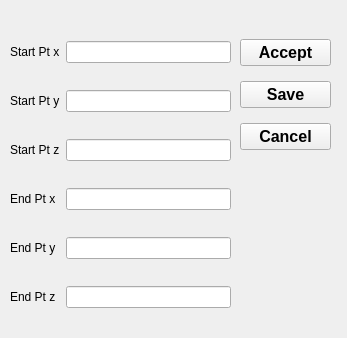
<?xml version="1.0" encoding="UTF-8"?>
<ui version="4.0">
 <class>TestProcessConfigWindow</class>
 <widget class="QWidget" name="TestProcessConfigWindow">
  <property name="geometry">
   <rect>
    <x>0</x>
    <y>0</y>
    <width>347</width>
    <height>338</height>
   </rect>
  </property>
  <property name="windowTitle">
   <string>Form</string>
  </property>
  <widget class="QWidget" name="gridLayoutWidget">
   <property name="geometry">
    <rect>
     <x>10</x>
     <y>20</y>
     <width>221</width>
     <height>311</height>
    </rect>
   </property>
   <layout class="QGridLayout" name="gridLayout">
    <item row="2" column="2">
     <widget class="QLineEdit" name="lineedit_ref_pt_y_2"/>
    </item>
    <item row="3" column="0">
     <widget class="QLabel" name="labelOverlap_4">
      <property name="text">
       <string>End Pt x</string>
      </property>
     </widget>
    </item>
    <item row="0" column="2">
     <widget class="QLineEdit" name="lineedit_ref_pt_x"/>
    </item>
    <item row="0" column="0">
     <widget class="QLabel" name="labelScanWidth_2">
      <property name="text">
       <string>Start Pt x</string>
      </property>
     </widget>
    </item>
    <item row="2" column="0">
     <widget class="QLabel" name="labelOverlap_3">
      <property name="text">
       <string>Start Pt z</string>
      </property>
     </widget>
    </item>
    <item row="4" column="0">
     <widget class="QLabel" name="labelOverlap_5">
      <property name="text">
       <string>End Pt y</string>
      </property>
     </widget>
    </item>
    <item row="1" column="2">
     <widget class="QLineEdit" name="lineedit_ref_pt_y"/>
    </item>
    <item row="1" column="0">
     <widget class="QLabel" name="labelOverlap_2">
      <property name="text">
       <string>Start Pt y</string>
      </property>
     </widget>
    </item>
    <item row="3" column="2">
     <widget class="QLineEdit" name="lineedit_ref_pt_y_3"/>
    </item>
    <item row="5" column="0">
     <widget class="QLabel" name="labelOverlap_6">
      <property name="text">
       <string>End Pt z</string>
      </property>
     </widget>
    </item>
    <item row="4" column="2">
     <widget class="QLineEdit" name="lineedit_ref_pt_y_4"/>
    </item>
    <item row="5" column="2">
     <widget class="QLineEdit" name="lineedit_ref_pt_y_5"/>
    </item>
   </layout>
  </widget>
  <widget class="QWidget" name="verticalLayoutWidget">
   <property name="geometry">
    <rect>
     <x>240</x>
     <y>30</y>
     <width>91</width>
     <height>131</height>
    </rect>
   </property>
   <layout class="QVBoxLayout" name="verticalLayout">
    <item>
     <widget class="QPushButton" name="pushbutton_accept">
      <property name="font">
       <font>
        <pointsize>12</pointsize>
        <weight>75</weight>
        <bold>true</bold>
       </font>
      </property>
      <property name="text">
       <string>Accept</string>
      </property>
     </widget>
    </item>
    <item>
     <widget class="QPushButton" name="pushbutton_save">
      <property name="font">
       <font>
        <pointsize>12</pointsize>
        <weight>75</weight>
        <bold>true</bold>
       </font>
      </property>
      <property name="text">
       <string>Save</string>
      </property>
     </widget>
    </item>
    <item>
     <widget class="QPushButton" name="pushbutton_cancel">
      <property name="font">
       <font>
        <pointsize>12</pointsize>
        <weight>75</weight>
        <bold>true</bold>
       </font>
      </property>
      <property name="text">
       <string>Cancel</string>
      </property>
     </widget>
    </item>
   </layout>
  </widget>
 </widget>
 <resources/>
 <connections/>
</ui>
